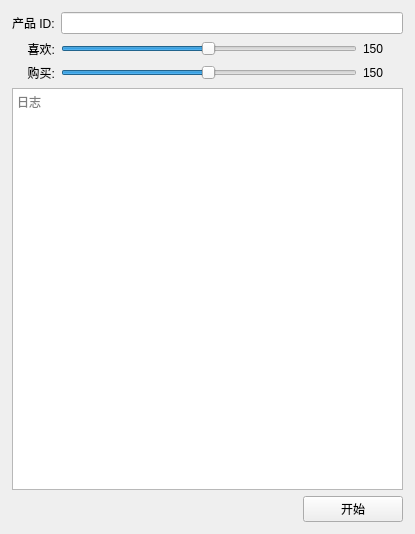
<?xml version="1.0" encoding="UTF-8"?>
<ui version="4.0">
 <class>BuyLoveWidget</class>
 <widget class="QWidget" name="BuyLoveWidget">
  <property name="geometry">
   <rect>
    <x>0</x>
    <y>0</y>
    <width>415</width>
    <height>534</height>
   </rect>
  </property>
  <property name="windowTitle">
   <string>B2C</string>
  </property>
  <layout class="QGridLayout" name="gridLayout">
   <property name="leftMargin">
    <number>12</number>
   </property>
   <property name="topMargin">
    <number>12</number>
   </property>
   <property name="rightMargin">
    <number>12</number>
   </property>
   <property name="bottomMargin">
    <number>12</number>
   </property>
   <item row="1" column="2">
    <widget class="QLabel" name="loveLabel">
     <property name="minimumSize">
      <size>
       <width>40</width>
       <height>0</height>
      </size>
     </property>
     <property name="text">
      <string>150</string>
     </property>
    </widget>
   </item>
   <item row="2" column="0">
    <widget class="QLabel" name="label_3">
     <property name="text">
      <string>购买:</string>
     </property>
     <property name="alignment">
      <set>Qt::AlignRight|Qt::AlignTrailing|Qt::AlignVCenter</set>
     </property>
    </widget>
   </item>
   <item row="2" column="1">
    <widget class="QSlider" name="buySlider">
     <property name="minimumSize">
      <size>
       <width>50</width>
       <height>0</height>
      </size>
     </property>
     <property name="minimum">
      <number>1</number>
     </property>
     <property name="maximum">
      <number>300</number>
     </property>
     <property name="value">
      <number>150</number>
     </property>
     <property name="tracking">
      <bool>true</bool>
     </property>
     <property name="orientation">
      <enum>Qt::Horizontal</enum>
     </property>
     <property name="tickPosition">
      <enum>QSlider::NoTicks</enum>
     </property>
    </widget>
   </item>
   <item row="3" column="0" colspan="3">
    <widget class="QPlainTextEdit" name="plainTextEdit">
     <property name="placeholderText">
      <string>日志</string>
     </property>
    </widget>
   </item>
   <item row="0" column="0">
    <widget class="QLabel" name="label">
     <property name="text">
      <string>产品 ID:</string>
     </property>
    </widget>
   </item>
   <item row="1" column="0">
    <widget class="QLabel" name="label_2">
     <property name="text">
      <string>喜欢:</string>
     </property>
     <property name="alignment">
      <set>Qt::AlignRight|Qt::AlignTrailing|Qt::AlignVCenter</set>
     </property>
    </widget>
   </item>
   <item row="1" column="1">
    <widget class="QSlider" name="loveSlider">
     <property name="minimumSize">
      <size>
       <width>50</width>
       <height>0</height>
      </size>
     </property>
     <property name="minimum">
      <number>1</number>
     </property>
     <property name="maximum">
      <number>300</number>
     </property>
     <property name="value">
      <number>150</number>
     </property>
     <property name="tracking">
      <bool>true</bool>
     </property>
     <property name="orientation">
      <enum>Qt::Horizontal</enum>
     </property>
     <property name="tickPosition">
      <enum>QSlider::NoTicks</enum>
     </property>
    </widget>
   </item>
   <item row="4" column="1" colspan="2">
    <layout class="QHBoxLayout" name="horizontalLayout">
     <property name="spacing">
      <number>0</number>
     </property>
     <item>
      <spacer name="horizontalSpacer">
       <property name="orientation">
        <enum>Qt::Horizontal</enum>
       </property>
       <property name="sizeHint" stdset="0">
        <size>
         <width>40</width>
         <height>20</height>
        </size>
       </property>
      </spacer>
     </item>
     <item>
      <widget class="QPushButton" name="startButton">
       <property name="minimumSize">
        <size>
         <width>100</width>
         <height>0</height>
        </size>
       </property>
       <property name="text">
        <string>开始</string>
       </property>
      </widget>
     </item>
    </layout>
   </item>
   <item row="2" column="2">
    <widget class="QLabel" name="buyLabel">
     <property name="minimumSize">
      <size>
       <width>40</width>
       <height>0</height>
      </size>
     </property>
     <property name="text">
      <string>150</string>
     </property>
    </widget>
   </item>
   <item row="0" column="1" colspan="2">
    <widget class="QLineEdit" name="productIdLineEdit">
     <property name="text">
      <string/>
     </property>
    </widget>
   </item>
  </layout>
 </widget>
 <resources/>
 <connections/>
</ui>
